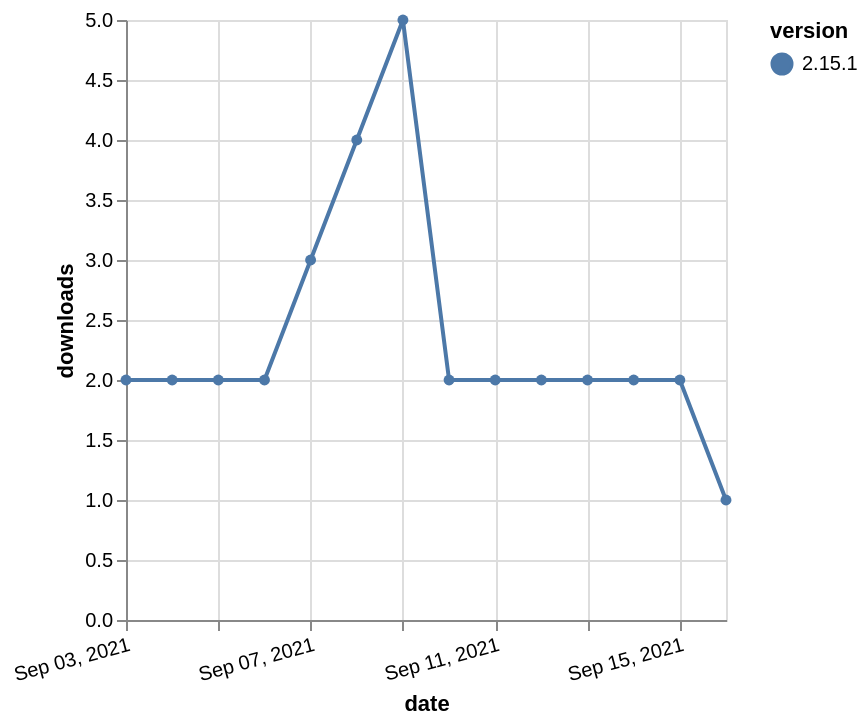

Write a Vega-Lite specification for this figure.
### Vega-Lite specification from a JSON file in a GitHub repository (floating-point values rounded to 4 significant figures)
{"$schema": "https://vega.github.io/schema/vega-lite/v5.json", "description": "A simple bar chart with embedded data.", "data": {"values": [{"date": "2021-09-03", "total": 3328, "delta": 2, "version": "2.15.1"}, {"date": "2021-09-04", "total": 3330, "delta": 2, "version": "2.15.1"}, {"date": "2021-09-05", "total": 3332, "delta": 2, "version": "2.15.1"}, {"date": "2021-09-06", "total": 3334, "delta": 2, "version": "2.15.1"}, {"date": "2021-09-07", "total": 3337, "delta": 3, "version": "2.15.1"}, {"date": "2021-09-08", "total": 3341, "delta": 4, "version": "2.15.1"}, {"date": "2021-09-09", "total": 3346, "delta": 5, "version": "2.15.1"}, {"date": "2021-09-10", "total": 3348, "delta": 2, "version": "2.15.1"}, {"date": "2021-09-11", "total": 3350, "delta": 2, "version": "2.15.1"}, {"date": "2021-09-12", "total": 3352, "delta": 2, "version": "2.15.1"}, {"date": "2021-09-13", "total": 3354, "delta": 2, "version": "2.15.1"}, {"date": "2021-09-14", "total": 3356, "delta": 2, "version": "2.15.1"}, {"date": "2021-09-15", "total": 3358, "delta": 2, "version": "2.15.1"}, {"date": "2021-09-16", "total": 3359, "delta": 1, "version": "2.15.1"}]}, "width": "container", "mark": {"type": "line", "point": {"filled": true}}, "encoding": {"x": {"field": "date", "type": "temporal", "timeUnit": "yearmonthdate", "title": "date", "axis": {"labelAngle": -15}}, "y": {"field": "delta", "type": "quantitative", "title": "downloads"}, "color": {"field": "version", "type": "nominal"}, "tooltip": {"field": "delta"}}}
